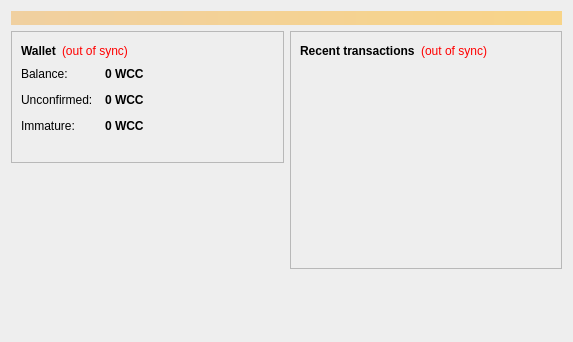
<?xml version="1.0" encoding="UTF-8"?>
<ui version="4.0">
 <class>OverviewPage</class>
 <widget class="QWidget" name="OverviewPage">
  <property name="geometry">
   <rect>
    <x>0</x>
    <y>0</y>
    <width>573</width>
    <height>342</height>
   </rect>
  </property>
  <property name="windowTitle">
   <string>Form</string>
  </property>
  <property name="styleSheet">
   <string notr="true">background-color: rgb(238, 238, 238);
border-top-color: rgb(45, 182, 224);</string>
  </property>
  <layout class="QVBoxLayout" name="topLayout">
   <item>
    <widget class="QLabel" name="labelAlerts">
     <property name="visible">
      <bool>false</bool>
     </property>
     <property name="styleSheet">
      <string notr="true">background-color: qlineargradient(x1: 0, y1: 0, x2: 1, y2: 0, stop:0 #F0D0A0, stop:1 #F8D488); color:#000000;</string>
     </property>
     <property name="wordWrap">
      <bool>true</bool>
     </property>
     <property name="margin">
      <number>3</number>
     </property>
    </widget>
   </item>
   <item>
    <layout class="QHBoxLayout" name="horizontalLayout" stretch="1,1">
     <item>
      <layout class="QVBoxLayout" name="verticalLayout_2">
       <item>
        <widget class="QFrame" name="frame">
         <property name="frameShape">
          <enum>QFrame::StyledPanel</enum>
         </property>
         <property name="frameShadow">
          <enum>QFrame::Raised</enum>
         </property>
         <layout class="QVBoxLayout" name="verticalLayout_4">
          <item>
           <layout class="QHBoxLayout" name="horizontalLayout_4">
            <item>
             <widget class="QLabel" name="label_5">
              <property name="font">
               <font>
                <weight>75</weight>
                <bold>true</bold>
               </font>
              </property>
              <property name="text">
               <string>Wallet</string>
              </property>
             </widget>
            </item>
            <item>
             <widget class="QLabel" name="labelWalletStatus">
              <property name="toolTip">
               <string>&lt;html&gt;&lt;head/&gt;&lt;body&gt;&lt;p&gt;The displayed information may be out of date. Your wallet automatically synchronizes with the worldcupcoin network after a connection is established, but this process has not completed yet.&lt;/p&gt;&lt;/body&gt;&lt;/html&gt;</string>
              </property>
              <property name="styleSheet">
               <string notr="true">QLabel { color: red; }</string>
              </property>
              <property name="text">
               <string notr="true">(out of sync)</string>
              </property>
              <property name="alignment">
               <set>Qt::AlignLeading|Qt::AlignLeft|Qt::AlignVCenter</set>
              </property>
             </widget>
            </item>
            <item>
             <spacer name="horizontalSpacer_2">
              <property name="orientation">
               <enum>Qt::Horizontal</enum>
              </property>
              <property name="sizeHint" stdset="0">
               <size>
                <width>40</width>
                <height>20</height>
               </size>
              </property>
             </spacer>
            </item>
           </layout>
          </item>
          <item>
           <layout class="QFormLayout" name="formLayout_2">
            <property name="fieldGrowthPolicy">
             <enum>QFormLayout::AllNonFixedFieldsGrow</enum>
            </property>
            <property name="horizontalSpacing">
             <number>12</number>
            </property>
            <property name="verticalSpacing">
             <number>12</number>
            </property>
            <item row="0" column="0">
             <widget class="QLabel" name="label">
              <property name="text">
               <string>Balance:</string>
              </property>
             </widget>
            </item>
            <item row="0" column="1">
             <widget class="QLabel" name="labelBalance">
              <property name="font">
               <font>
                <weight>75</weight>
                <bold>true</bold>
               </font>
              </property>
              <property name="cursor">
               <cursorShape>IBeamCursor</cursorShape>
              </property>
              <property name="toolTip">
               <string>Your current balance</string>
              </property>
              <property name="text">
               <string notr="true">0 WCC</string>
              </property>
              <property name="textInteractionFlags">
               <set>Qt::LinksAccessibleByMouse|Qt::TextSelectableByKeyboard|Qt::TextSelectableByMouse</set>
              </property>
             </widget>
            </item>
            <item row="1" column="0">
             <widget class="QLabel" name="label_3">
              <property name="text">
               <string>Unconfirmed:</string>
              </property>
             </widget>
            </item>
            <item row="1" column="1">
             <widget class="QLabel" name="labelUnconfirmed">
              <property name="font">
               <font>
                <weight>75</weight>
                <bold>true</bold>
               </font>
              </property>
              <property name="cursor">
               <cursorShape>IBeamCursor</cursorShape>
              </property>
              <property name="toolTip">
               <string>Total of transactions that have yet to be confirmed, and do not yet count toward the current balance</string>
              </property>
              <property name="text">
               <string notr="true">0 WCC</string>
              </property>
              <property name="textInteractionFlags">
               <set>Qt::LinksAccessibleByMouse|Qt::TextSelectableByKeyboard|Qt::TextSelectableByMouse</set>
              </property>
             </widget>
            </item>
            <item row="2" column="0">
             <widget class="QLabel" name="labelImmatureText">
              <property name="text">
               <string>Immature:</string>
              </property>
             </widget>
            </item>
            <item row="2" column="1">
             <widget class="QLabel" name="labelImmature">
              <property name="font">
               <font>
                <weight>75</weight>
                <bold>true</bold>
               </font>
              </property>
              <property name="toolTip">
               <string>Mined balance that has not yet matured</string>
              </property>
              <property name="text">
               <string notr="true">0 WCC</string>
              </property>
              <property name="textInteractionFlags">
               <set>Qt::LinksAccessibleByMouse|Qt::TextSelectableByKeyboard|Qt::TextSelectableByMouse</set>
              </property>
             </widget>
            </item>
           </layout>
          </item>
          <item>
           <widget class="QLabel" name="label_wallet_bgcoin">
            <property name="text">
             <string/>
            </property>
            <property name="pixmap">
             <pixmap resource="../bitcoin.qrc">:/images/wallet_bgcoin</pixmap>
            </property>
            <property name="scaledContents">
             <bool>false</bool>
            </property>
            <property name="alignment">
             <set>Qt::AlignCenter</set>
            </property>
            <property name="margin">
             <number>-2</number>
            </property>
           </widget>
          </item>
         </layout>
        </widget>
       </item>
       <item>
        <spacer name="verticalSpacer">
         <property name="orientation">
          <enum>Qt::Vertical</enum>
         </property>
         <property name="sizeHint" stdset="0">
          <size>
           <width>20</width>
           <height>40</height>
          </size>
         </property>
        </spacer>
       </item>
      </layout>
     </item>
     <item>
      <layout class="QVBoxLayout" name="verticalLayout_3">
       <item>
        <widget class="QFrame" name="frame_2">
         <property name="frameShape">
          <enum>QFrame::StyledPanel</enum>
         </property>
         <property name="frameShadow">
          <enum>QFrame::Raised</enum>
         </property>
         <layout class="QVBoxLayout" name="verticalLayout">
          <item>
           <layout class="QHBoxLayout" name="horizontalLayout_2">
            <item>
             <widget class="QLabel" name="label_4">
              <property name="text">
               <string>&lt;b&gt;Recent transactions&lt;/b&gt;</string>
              </property>
             </widget>
            </item>
            <item>
             <widget class="QLabel" name="labelTransactionsStatus">
              <property name="toolTip">
               <string>&lt;html&gt;&lt;head/&gt;&lt;body&gt;&lt;p&gt;The displayed information may be out of date. Your wallet automatically synchronizes with the worldcupcoin network after a connection is established, but this process has not completed yet.&lt;/p&gt;&lt;/body&gt;&lt;/html&gt;</string>
              </property>
              <property name="styleSheet">
               <string notr="true">QLabel { color: red; }</string>
              </property>
              <property name="text">
               <string notr="true">(out of sync)</string>
              </property>
              <property name="alignment">
               <set>Qt::AlignRight|Qt::AlignTrailing|Qt::AlignVCenter</set>
              </property>
             </widget>
            </item>
            <item>
             <spacer name="horizontalSpacer">
              <property name="orientation">
               <enum>Qt::Horizontal</enum>
              </property>
              <property name="sizeHint" stdset="0">
               <size>
                <width>40</width>
                <height>20</height>
               </size>
              </property>
             </spacer>
            </item>
           </layout>
          </item>
          <item>
           <widget class="QListView" name="listTransactions">
            <property name="styleSheet">
             <string notr="true">QListView { background: transparent; }</string>
            </property>
            <property name="frameShape">
             <enum>QFrame::NoFrame</enum>
            </property>
            <property name="verticalScrollBarPolicy">
             <enum>Qt::ScrollBarAlwaysOff</enum>
            </property>
            <property name="horizontalScrollBarPolicy">
             <enum>Qt::ScrollBarAlwaysOff</enum>
            </property>
            <property name="selectionMode">
             <enum>QAbstractItemView::NoSelection</enum>
            </property>
           </widget>
          </item>
         </layout>
        </widget>
       </item>
       <item>
        <spacer name="verticalSpacer_2">
         <property name="orientation">
          <enum>Qt::Vertical</enum>
         </property>
         <property name="sizeHint" stdset="0">
          <size>
           <width>20</width>
           <height>40</height>
          </size>
         </property>
        </spacer>
       </item>
      </layout>
     </item>
    </layout>
   </item>
  </layout>
 </widget>
 <resources>
  <include location="../bitcoin.qrc"/>
 </resources>
 <connections/>
</ui>
